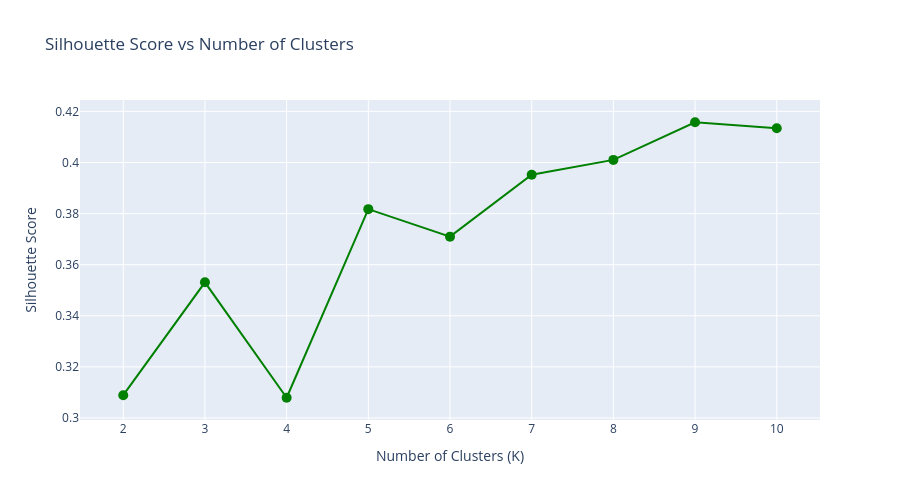

Write notebook code for a chart like this one.
### Markdown cell above
## 9. Silhouette Score Analysis

**Technique:** Silhouette Analysis

**What we're doing:** Computing silhouette scores for different K values to measure cluster quality.

**Why:** Silhouette score measures how similar points are to their own cluster compared to other clusters. Higher scores (closer to 1) indicate better-defined clusters.

### Code cell
# Silhouette score analysis
silhouette_scores = []

for k in K_range:
    kmeans = KMeans(n_clusters=k, random_state=42, n_init=10)
    labels = kmeans.fit_predict(X_scaled)
    score = silhouette_score(X_scaled, labels)
    silhouette_scores.append(score)
    print(f'K={k}: Silhouette Score = {score:.4f}')

# Plot silhouette scores
fig = go.Figure()
fig.add_trace(go.Scatter(x=list(K_range), y=silhouette_scores, mode='lines+markers',
                         marker=dict(size=10, color='green'),
                         line=dict(width=2)))

fig.update_layout(
    title='Silhouette Score vs Number of Clusters',
    xaxis_title='Number of Clusters (K)',
    yaxis_title='Silhouette Score',
    height=500,
    showlegend=False
)
fig.show()

optimal_k = K_range[silhouette_scores.index(max(silhouette_scores))]
print(f'\nResult: Best silhouette score = {max(silhouette_scores):.4f} at K={optimal_k}')
print(f'Combined with elbow method, we will use K={optimal_k} for K-Means clustering')

### Figure 1 — Plotly figure (JSON) as saved in the notebook; plotly's stock layout.template omitted (floating-point values rounded to 4 significant figures)
{"data": [{"line": {"width": 2}, "marker": {"color": "green", "size": 10}, "mode": "lines+markers", "type": "scatter", "x": [2, 3, 4, 5, 6, 7, 8, 9, 10], "y": [0.3089, 0.3531, 0.3079, 0.3817, 0.371, 0.3952, 0.401, 0.4158, 0.4134]}], "layout": {"height": 500, "showlegend": false, "title": {"text": "Silhouette Score vs Number of Clusters"}, "xaxis": {"title": {"text": "Number of Clusters (K)"}}, "yaxis": {"title": {"text": "Silhouette Score"}}}}
